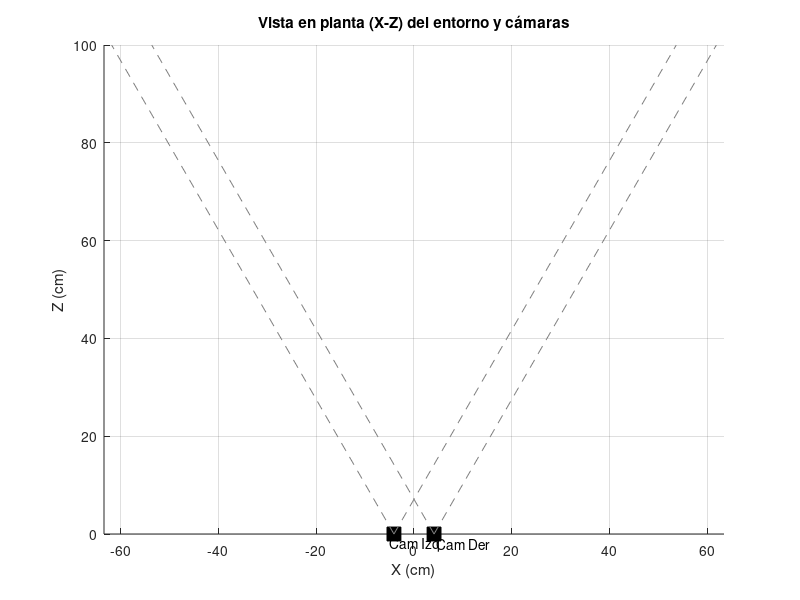

The MATLAB script that drew this image: (Note: this script raises an error after producing the figure.)
figure
hold on
axis equal
grid on
xlabel('X (cm)')
ylabel('Z (cm)')
title('Vista en planta (X-Z) del entorno y cámaras')

% Parámetros de la escena
baseline = 8.2; % distancia entre cámaras (d) en cm
fov = 60; % campo de visión en grados (30° hacia cada lado)
cam_z = 0; % Las cámaras están en z = 0

% Dibujar cámaras (posición X, Z)
plot(-baseline/2, cam_z, 'ks', 'MarkerSize', 10, 'MarkerFaceColor', 'k') % Cámara izquierda
plot( baseline/2, cam_z, 'ks', 'MarkerSize', 10, 'MarkerFaceColor', 'k') % Cámara derecha
text(-baseline/2 - 1, -2, 'Cam Izq')
text( baseline/2 + 0.5, -2, 'Cam Der')

% Dibujar ángulos de visión
max_view = 100; % distancia máxima para dibujar las líneas de visión

% Líneas de visión cámara izquierda
line([-baseline/2, -baseline/2 + max_view*tand(-fov/2)], [0, max_view], 'Color', [0.5 0.5 0.5], 'LineStyle', '--')
line([-baseline/2, -baseline/2 + max_view*tand(fov/2)], [0, max_view], 'Color', [0.5 0.5 0.5], 'LineStyle', '--')

% Líneas de visión cámara derecha
line([baseline/2, baseline/2 + max_view*tand(-fov/2)], [0, max_view], 'Color', [0.5 0.5 0.5], 'LineStyle', '--')
line([baseline/2, baseline/2 + max_view*tand(fov/2)], [0, max_view], 'Color', [0.5 0.5 0.5], 'LineStyle', '--')

xRbrd = (xcBRd*zBR)/f;
xRbvd = (xcBVd*zBV)/f;
xRbad = (xcBAd*zBA)/f;
xRcad = (xcCAd*zCA)/f;

xRbri = (xcBRi*zBR)/f;
xRbvi = (xcBVi*zBV)/f;
xRbai = (xcBAi*zBA)/f;
xRcai = (xcCAi*zCA)/f;

xRBR = (xRbrd + xRbri)/2;
xRBV = (xRbvd + xRbvi)/2;
xRBA = (xRbad + xRbai)/2;
xRCA = (xRcad + xRcai)/2;

objetos = {
    xRBR, zBR, 'Bloque Rojo', 'r'
    xRBV, zBV, 'Bloque Verde', 'g'
    xRBA, zBA, 'Cubo rubick', 'y'
    xRCA, zCA, 'Carro Azul', 'b'
};

% Dibujar los objetos en el plano
for k = 1:size(objetos,1)
    x = objetos{k,1};
    z = objetos{k,2};
    nombre = objetos{k,3};
    color = objetos{k,4};

    plot(x, z, 'o', 'MarkerSize', 10, 'MarkerFaceColor', color, 'MarkerEdgeColor', 'k')
    text(x + 1, z + 2, nombre, 'FontSize', 9)
end



ylim([0, 50])